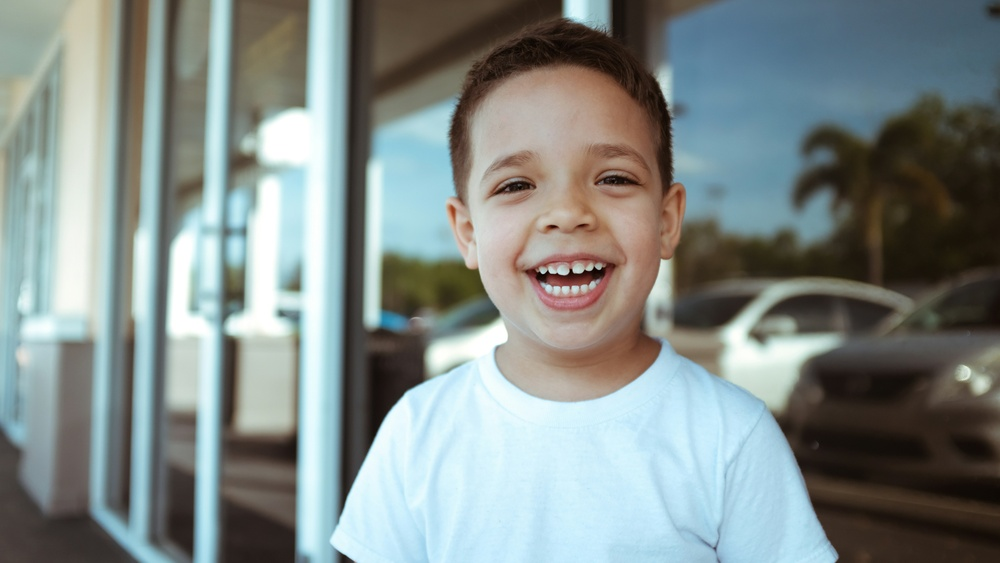
#> input picture example.jpg, 1000 x 563 px, shrunk from 6000 x 3376 before the run, found by its file name
$ python 2.py   (older library calls are emulated)
#> lines starting #> are read from the running program, lines starting #| are printed output that depends on the picture
import cv2
import numpy as np
import matplotlib.pyplot as plt

def show_image(title, image):
    """Display image on screen."""
    plt.imshow(image, cmap='gray')
    plt.title(title)
    plt.axis('off')
    plt.show()

# Load the image
image = cv2.imread('example.jpg')
#> image is the input picture: shape (563, 1000, 3); mean B, G, R 137, 139.2, 129.6

# Check if image exists
if image is None:
    print("Error: Image not found!")
else:
    # Convert to grayscale
    gray = cv2.cvtColor(image, cv2.COLOR_BGR2GRAY)
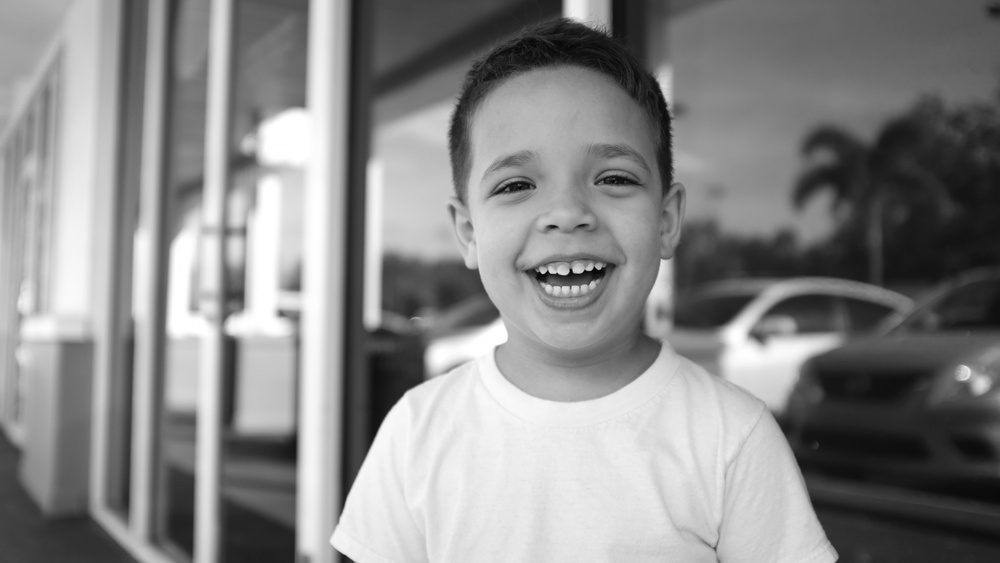
#> gray: shape (563, 1000); min 2, max 255, mean 136.1
    show_image("Original Grayscale Image", gray)

    print("Choose an option:")
    print("1. Sobel Edge Detection")
    print("2. Canny Edge Detection")
    print("3. Gaussian Blur (Smoothing)")
    print("4. Exit")

    while True:
#> (the run stopped early here; a loop or call above may not have finished)

$ run again, with SEPTMEBER29.jpg copied over example.jpg
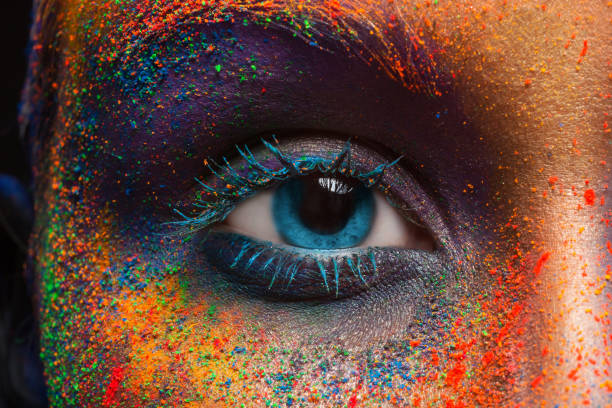
#> input picture SEPTMEBER29.jpg, 612 x 408 px, found by its file name
#> image is the input picture: shape (408, 612, 3); mean B, G, R 59.2, 72.5, 105.7
